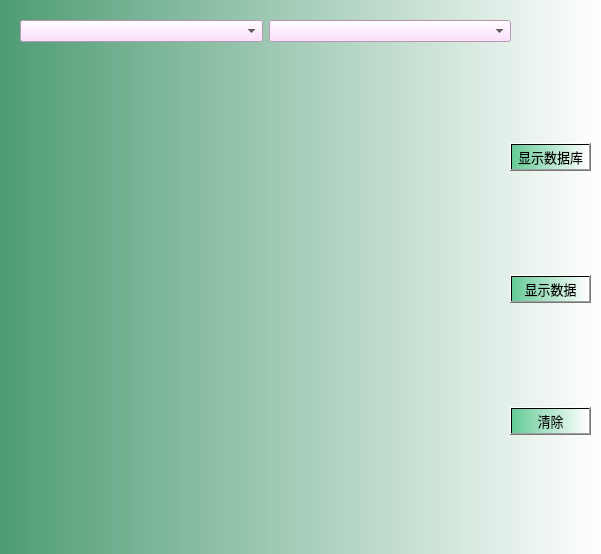
<?xml version="1.0" encoding="UTF-8"?>
<ui version="4.0">
 <class>Form_Main</class>
 <widget class="QWidget" name="Form_Main">
  <property name="geometry">
   <rect>
    <x>0</x>
    <y>0</y>
    <width>601</width>
    <height>554</height>
   </rect>
  </property>
  <property name="windowTitle">
   <string>Form</string>
  </property>
  <property name="styleSheet">
   <string notr="true">#Form_Main{
background-color: qlineargradient(spread:reflect, x1:0, y1:0, x2:1, y2:0, stop:0 rgba(78, 156, 116, 255), stop:1 rgba(255, 255, 255, 255));
}</string>
  </property>
  <widget class="QWidget" name="layoutWidget">
   <property name="geometry">
    <rect>
     <x>20</x>
     <y>20</y>
     <width>491</width>
     <height>23</height>
    </rect>
   </property>
   <layout class="QHBoxLayout" name="horizontalLayout_3">
    <item>
     <widget class="QComboBox" name="DatabaseNamecomboBox">
      <property name="styleSheet">
       <string notr="true">background-color: rgb(255, 213, 254);</string>
      </property>
     </widget>
    </item>
    <item>
     <widget class="QComboBox" name="TableNamecomboBox">
      <property name="styleSheet">
       <string notr="true">background-color: rgb(255, 213, 254);</string>
      </property>
     </widget>
    </item>
   </layout>
  </widget>
  <widget class="QWidget" name="verticalLayoutWidget">
   <property name="geometry">
    <rect>
     <x>20</x>
     <y>40</y>
     <width>491</width>
     <height>501</height>
    </rect>
   </property>
   <layout class="QVBoxLayout" name="verticalLayout_3"/>
  </widget>
  <widget class="QWidget" name="layoutWidget">
   <property name="geometry">
    <rect>
     <x>510</x>
     <y>40</y>
     <width>81</width>
     <height>501</height>
    </rect>
   </property>
   <layout class="QVBoxLayout" name="verticalLayout_4">
    <property name="spacing">
     <number>1</number>
    </property>
    <property name="sizeConstraint">
     <enum>QLayout::SetDefaultConstraint</enum>
    </property>
    <item>
     <widget class="QPushButton" name="ShowDBpushButton">
      <property name="font">
       <font>
        <family>等线</family>
        <pointsize>10</pointsize>
       </font>
      </property>
      <property name="styleSheet">
       <string notr="true">background-color: qlineargradient(spread:reflect, x1:0, y1:0, x2:1, y2:0, stop:0 rgba(101, 203, 150, 255), stop:1 rgba(255, 255, 255, 255));</string>
      </property>
      <property name="text">
       <string>显示数据库</string>
      </property>
     </widget>
    </item>
    <item>
     <widget class="QPushButton" name="ShowDTpushButton">
      <property name="enabled">
       <bool>true</bool>
      </property>
      <property name="font">
       <font>
        <family>等线</family>
        <pointsize>10</pointsize>
       </font>
      </property>
      <property name="cursor">
       <cursorShape>PointingHandCursor</cursorShape>
      </property>
      <property name="styleSheet">
       <string notr="true">background-color: qlineargradient(spread:reflect, x1:0, y1:0, x2:1, y2:0, stop:0 rgba(101, 203, 150, 255), stop:1 rgba(255, 255, 255, 255));</string>
      </property>
      <property name="text">
       <string>显示数据</string>
      </property>
      <property name="autoDefault">
       <bool>false</bool>
      </property>
     </widget>
    </item>
    <item>
     <widget class="QPushButton" name="ClearpushButton">
      <property name="font">
       <font>
        <pointsize>10</pointsize>
       </font>
      </property>
      <property name="styleSheet">
       <string notr="true">background-color: qlineargradient(spread:reflect, x1:0, y1:0, x2:1, y2:0, stop:0 rgba(101, 203, 150, 255), stop:1 rgba(255, 255, 255, 255));</string>
      </property>
      <property name="text">
       <string>清除</string>
      </property>
     </widget>
    </item>
   </layout>
  </widget>
 </widget>
 <resources/>
 <connections/>
</ui>
